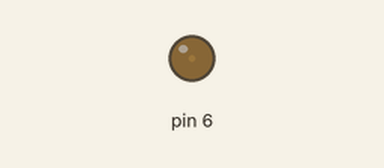
This sketch was run on a simulated Arduino Uno, built with avr-gcc and run on an emulated ATmega328P. Parts: output pins drawn as LEDs (lit = HIGH). What the sketch prints to the serial monitor is not drawn.

Above: at 0.05 s.
At 0.55 s:
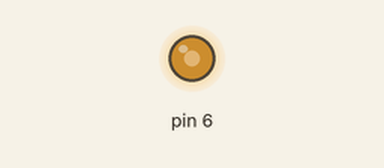
At 0.9 s:
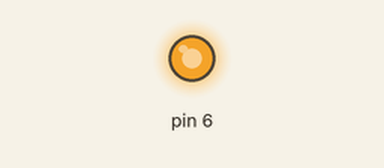
At 1.75 s:
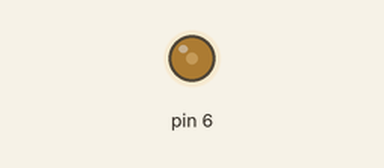
Timing chart, 0 to 4.6 s (numbered marks = the images above):
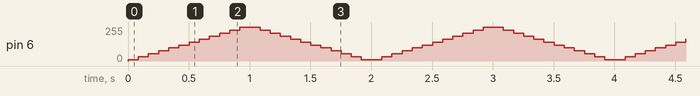

The sketch:

Stereotop_masterclkEXP.ino
```cpp
//########################### VARIABLES TEMPS ##################################
int duree=90; // durée totale en min
int bpmi=30; // bpm début
int bpmf=300; // bpm fin
//##############################################################################

 byte midi=0;
 float ti;
 float tf;
 float tt;
 unsigned long previousmicros=0;
 float T;
 float a;

void setup() { Serial.begin(31250); //start serial with midi baudrate 31250
 Serial.write(0xfa); //midi start
 ti=60000000/(bpmi);
 tf=60000000/(bpmf);
 tt=duree*60000;

 }

void loop () {

  if (millis()<=tt){
 if(micros() - previousmicros > T)
  {
  previousmicros = micros();

  Serial.write(0xf8); // ****MIDI Clock****
  if(midi<12){analogWrite(6,midi*22+10);digitalWrite(5,HIGH);digitalWrite(3,LOW);}
        else{analogWrite(6,(23-midi)*22+10);digitalWrite(5,LOW);digitalWrite(3,HIGH);}
   if (midi==0){digitalWrite(2,HIGH); }else{digitalWrite(2,LOW);}


a=millis()*(ti-tf)/tt;
T = (ti - a)/24;

  ++midi;
  if(midi>23){midi=0;}
  }
  }
  if(millis()>tt){analogWrite(6,0);digitalWrite(5,LOW);digitalWrite(3,LOW);digitalWrite(2,LOW);}

}
```
